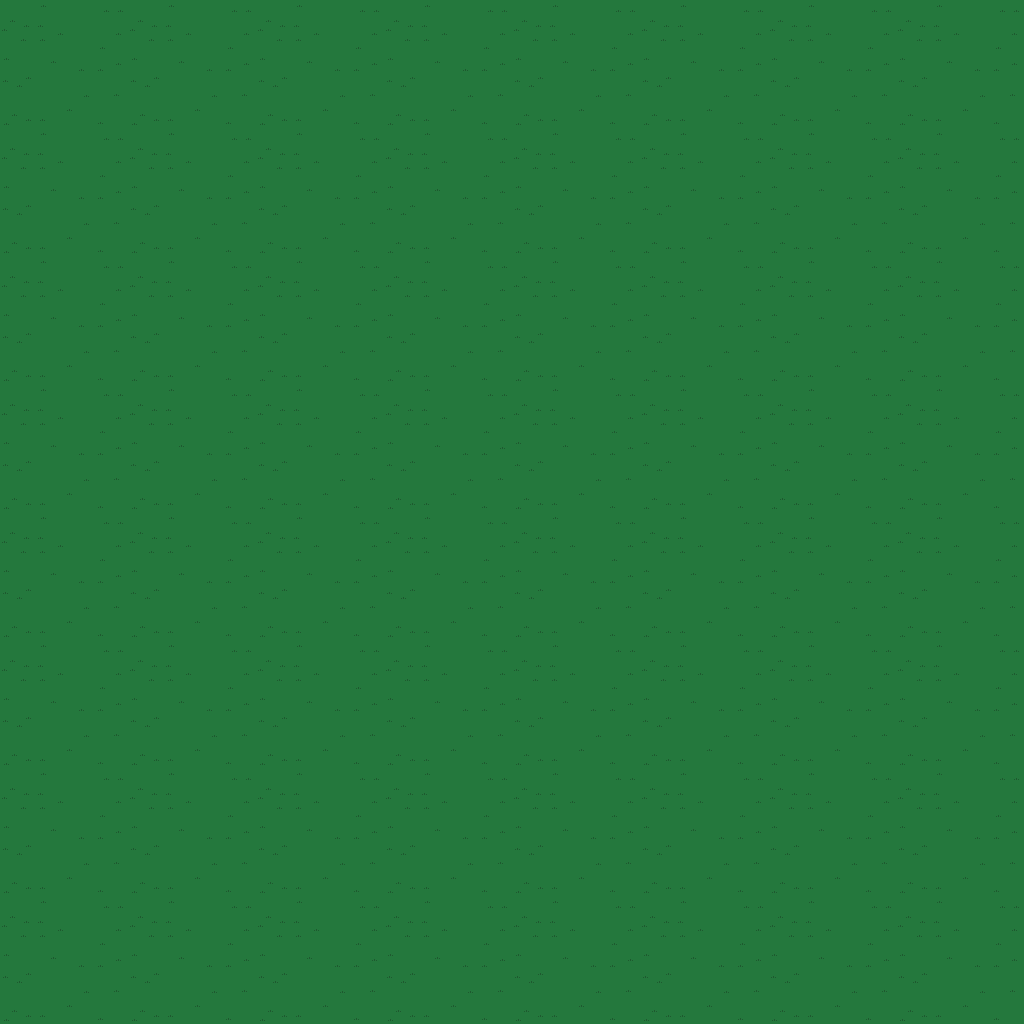

This game map was drawn from its Tiled (.tmx) file and the tilesets committed beside it. A one-line description and the trimmed map source follow:
An orthogonal 64x64 tile map with 16x16 px tiles, 1 tile layer (Tile Layer 1) and 1 object (border).

<map version="1.10" tiledversion="1.10.2" orientation="orthogonal" renderorder="right-down" width="64" height="64" tilewidth="16" tileheight="16" infinite="0" nextlayerid="2" nextobjectid="1">
 <tileset firstgid="1" source="grass.tsx" />
 <layer id="1" name="Tile Layer 1" width="64" height="64">
  <data>[4096 cells, 4096 non-empty, 64 distinct tile ids]</data>
 </layer>
  <objectgroup id="3" name="area">
   <object id="16" name="border" x="0" y="0">
    <polygon points="0,0 1024,0 1024,1024 0,1024" />
   </object>
  </objectgroup>
</map>
